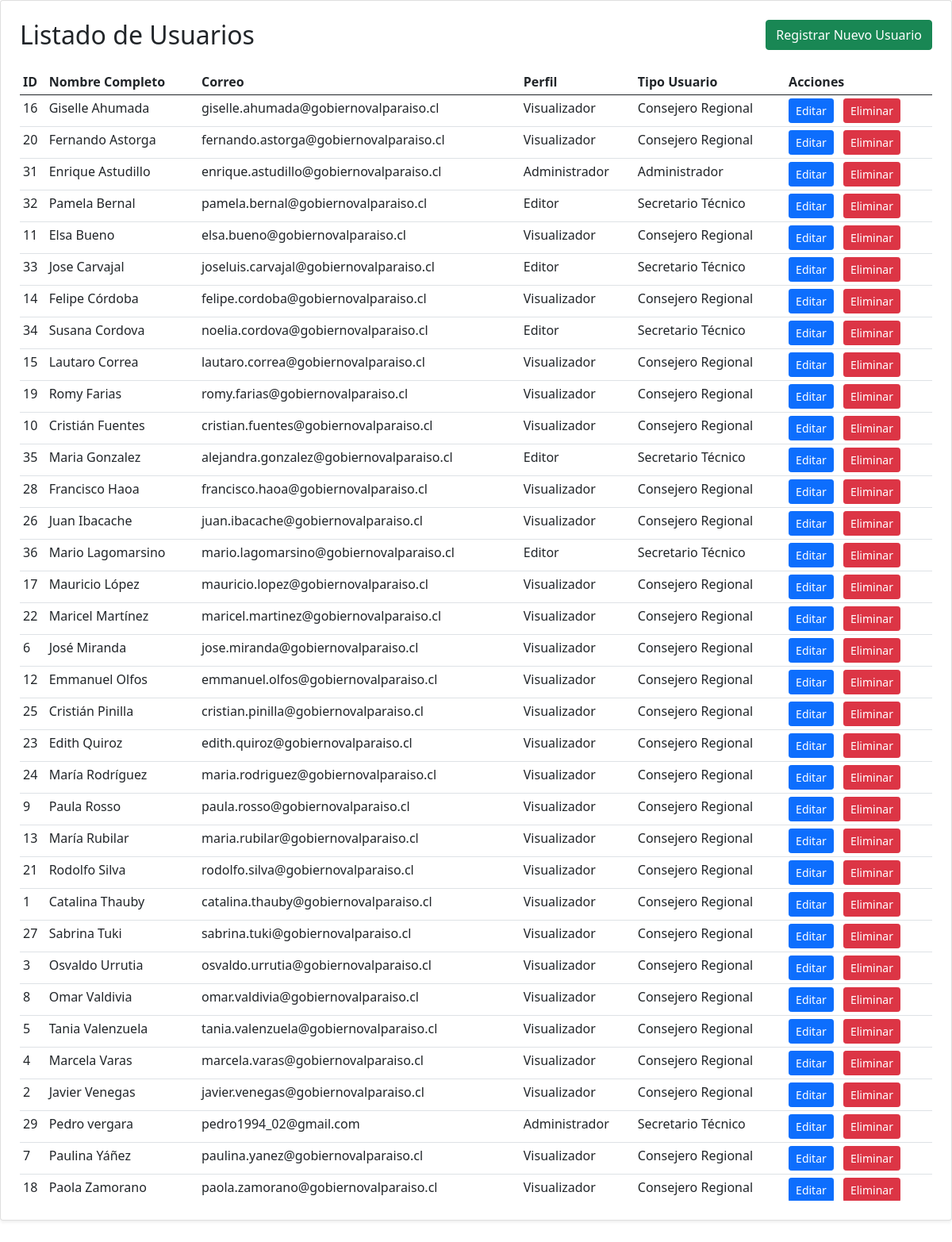
Page /corevota/views/pages/usuarios_listado.php (signed in) on the committed database.
### tables this page shows
CREATE TABLE `t_usuario` (
  `idUsuario` int(11) NOT NULL,
  `pNombre` varchar(45) NOT NULL,
  `sNombre` varchar(45) DEFAULT NULL,
  `aPaterno` varchar(45) NOT NULL,
  `aMaterno` varchar(45) NOT NULL,
  `correo` varchar(45) DEFAULT NULL,
  `contrasena` varchar(255) NOT NULL,
  `perfil_id` int(11) DEFAULT NULL,
  `tipoUsuario_id` int(11) DEFAULT NULL,
  `partido_id` int(11) DEFAULT NULL,
  `comuna_id` int(11) DEFAULT NULL,
  `t_partido_nombrePartido` varchar(45) NOT NULL
);

CREATE TABLE `t_perfil` (
  `idPerfil` int(11) NOT NULL,
  `descPerfil` varchar(45) NOT NULL
);

CREATE TABLE `t_tipousuario` (
  `idTipoUsuario` int(11) NOT NULL,
  `descTipoUsuario` varchar(45) NOT NULL
);

### corevota/cfg/config.php (called while the page is built, shortened)
<?php
abstract class BaseConexion
{
	protected function conectar($archivo = 'configuracion.ini')
	{
		$ruta_archivo_ini = __DIR__ . '/' . $archivo;
		if (!$ajustes = parse_ini_file($ruta_archivo_ini, true)) {
			throw new Exception('No se puede abrir el archivo de configuración: ' . $ruta_archivo_ini . '.');
		}
		$servidor = $ajustes["database"]["host"];
		$puerto = $ajustes["database"]["port"];
		$basedatos = $ajustes["database"]["schema"];
		try {
			$this->datahost = new PDO(
				"mysql:host=$servidor;port=$puerto;dbname=$basedatos;charset=utf8mb4",
				$ajustes['database']['username'],
				$ajustes['database']['password'],
				array(PDO::MYSQL_ATTR_INIT_COMMAND => "SET NAMES utf8")
			);
			$this->datahost->setAttribute(PDO::ATTR_ERRMODE, PDO::ERRMODE_EXCEPTION);
			$this->datahost->setAttribute(PDO::ATTR_DEFAULT_FETCH_MODE, PDO::FETCH_ASSOC);
			return $this->datahost;
		} catch (PDOException $e) {
			die("Error en la conexión a la base de datos: " . $e->getMessage());
		}
	}
}

### corevota/Usuario.php (called while the page is built, shortened)
<?php
require_once(__DIR__ . '/class/class.conectorDB.php');
class Usuario
{
    private $db;
    public function __construct()
    {
        $this->db = new conectorDB();
    }
    public function listarUsuarios()
    {
        $consulta = "SELECT
                        u.idUsuario, u.pNombre, u.sNombre, u.aPaterno, u.aMaterno, u.correo,
                        p.descPerfil AS perfil_desc, u.perfil_id,
                        tu.descTipoUsuario AS tipoUsuario_desc, u.tipoUsuario_id,
                        pa.nombrePartido AS partido_desc, u.partido_id,
                        c.nombreComuna AS comuna_desc, u.comuna_id
                      FROM t_usuario u
                      INNER JOIN t_perfil p ON u.perfil_id = p.idPerfil
                      INNER JOIN t_tipousuario tu ON u.tipoUsuario_id = tu.idTipoUsuario
                      LEFT JOIN t_partido pa ON u.partido_id = pa.idPartido
                      LEFT JOIN t_comuna c ON u.comuna_id = c.idComuna
                      ORDER BY u.aPaterno";
        return $this->db->consultarBD($consulta);
    }
}

### corevota/class/class.conectorDB.php (called while the page is built, shortened)
<?php
require_once(__DIR__ . "/../cfg/config.php");
class conectorDB extends BaseConexion
{
    private $conexion;
    public function __construct()
    {
        $this->conexion = parent::conectar();
    }
    public function consultarBD($consulta, $valores = array())
    {
        $resultado = false;
        if ($statement = $this->conexion->prepare($consulta)) {
            try {
                if (!$statement->execute()) {
                    $resultado = false;
                } else {
                    if (stripos(trim($consulta), 'SELECT') === 0) {
                        $resultado = $statement->fetchAll(PDO::FETCH_ASSOC);
                    } else {
                        $resultado = $statement->rowCount() > 0;
                    }
                }
            } catch (PDOException $e) {
                return false;
            }
        }
        return $resultado;
    }
}

### corevota/views/pages/usuarios_listado.php (the view, shortened to what this page needs)
<?php
require_once(__DIR__ . '/../../Usuario.php');
$usuarioObj = new Usuario();
$usuarios = $usuarioObj->listarUsuarios();
?>
<!DOCTYPE html>
<html lang="es">
<head>
    <link href="/corevota/public/vendor/bootstrap/css/bootstrap.min.css" rel="stylesheet">
    </head>
<body>
    <div class="card p-4 shadow-sm">
        <div class="d-flex justify-content-between align-items-center mb-4">
            <h2 class="mb-0">Listado de Usuarios</h2>
            <a href="usuario_formulario.php?action=create" class="btn btn-success">
                Registrar Nuevo Usuario
            </a>
        </div>
        <div class="table-responsive" style="max-height: 70vh; overflow-y: auto;">
            <table class="table table-hover table-sm">
                <thead>
                    <tr>
                        <th>ID</th>
                        <th>Nombre Completo</th>
                        <th>Correo</th>
                        <th>Perfil</th>
                        <th>Tipo Usuario</th>
                        <th>Acciones</th>
                    </tr>
                </thead>
                <tbody>
                    <?php if ($usuarios): ?>
                        <?php foreach ($usuarios as $user): ?>
                        <tr>
                            <td><?php echo htmlspecialchars($user['idUsuario']); ?></td>
                            <td><?php echo htmlspecialchars($user['pNombre'] . ' ' . $user['aPaterno']); ?></td>
                            <td><?php echo htmlspecialchars($user['correo']); ?></td>
                            <td><?php echo htmlspecialchars($user['perfil_desc']); ?></td>
                            <td><?php echo htmlspecialchars($user['tipoUsuario_desc']); ?></td>
                            <td>
                                <a href="usuario_formulario.php?action=edit&id=<?php echo $user['idUsuario']; ?>" class="btn btn-sm btn-primary me-2" title="Editar">
                                    Editar
                                </a>
                                <form action="usuario_acciones.php" method="POST" class="d-inline" onsubmit="return confirm('¿Está seguro de que desea eliminar a este usuario?');">
                                    <button type="submit" class="btn btn-sm btn-danger" title="Eliminar">
                                        Eliminar
                                    </button>
                                </form>
                            </td>
                        </tr>
                        <?php endforeach; ?>
                    <?php else: ?>
                        <tr>
                            <td colspan="6" class="text-center">No hay usuarios registrados.</td>
                        </tr>
                    <?php endif; ?>
                </tbody>
            </table>
        </div>
    </div>
</body>
</html>

### rows in the picture
t_usuario: idUsuario "16", pNombre+aPaterno "Giselle Ahumada", correo "giselle.ahumada@gobiernovalparaiso.cl", perfil.descPerfil "Visualizador", tipoUsuario.descTipoUsuario "Consejero Regional"
t_usuario: idUsuario "20", pNombre+aPaterno "Fernando Astorga", correo "fernando.astorga@gobiernovalparaiso.cl", perfil.descPerfil "Visualizador", tipoUsuario.descTipoUsuario "Consejero Regional"
t_usuario: idUsuario "31", pNombre+aPaterno "Enrique Astudillo", correo "enrique.astudillo@gobiernovalparaiso.cl", perfil.descPerfil "Administrador", tipoUsuario.descTipoUsuario "Administrador"
t_usuario: idUsuario "32", pNombre+aPaterno "Pamela Bernal", correo "pamela.bernal@gobiernovalparaiso.cl", perfil.descPerfil "Editor", tipoUsuario.descTipoUsuario "Secretario Técnico"
t_usuario: idUsuario "11", pNombre+aPaterno "Elsa Bueno", correo "elsa.bueno@gobiernovalparaiso.cl", perfil.descPerfil "Visualizador", tipoUsuario.descTipoUsuario "Consejero Regional"
t_usuario: idUsuario "33", pNombre+aPaterno "Jose Carvajal", correo "joseluis.carvajal@gobiernovalparaiso.cl", perfil.descPerfil "Editor", tipoUsuario.descTipoUsuario "Secretario Técnico"
t_usuario: idUsuario "14", pNombre+aPaterno "Felipe Córdoba", correo "felipe.cordoba@gobiernovalparaiso.cl", perfil.descPerfil "Visualizador", tipoUsuario.descTipoUsuario "Consejero Regional"
t_usuario: idUsuario "34", pNombre+aPaterno "Susana Cordova", correo "noelia.cordova@gobiernovalparaiso.cl", perfil.descPerfil "Editor", tipoUsuario.descTipoUsuario "Secretario Técnico"
t_usuario: idUsuario "15", pNombre+aPaterno "Lautaro Correa", correo "lautaro.correa@gobiernovalparaiso.cl", perfil.descPerfil "Visualizador", tipoUsuario.descTipoUsuario "Consejero Regional"
t_usuario: idUsuario "19", pNombre+aPaterno "Romy Farias", correo "romy.farias@gobiernovalparaiso.cl", perfil.descPerfil "Visualizador", tipoUsuario.descTipoUsuario "Consejero Regional"
t_usuario: idUsuario "10", pNombre+aPaterno "Cristián Fuentes", correo "cristian.fuentes@gobiernovalparaiso.cl", perfil.descPerfil "Visualizador", tipoUsuario.descTipoUsuario "Consejero Regional"
t_usuario: idUsuario "35", pNombre+aPaterno "Maria Gonzalez", correo "alejandra.gonzalez@gobiernovalparaiso.cl", perfil.descPerfil "Editor", tipoUsuario.descTipoUsuario "Secretario Técnico"
t_usuario: idUsuario "28", pNombre+aPaterno "Francisco Haoa", correo "francisco.haoa@gobiernovalparaiso.cl", perfil.descPerfil "Visualizador", tipoUsuario.descTipoUsuario "Consejero Regional"
t_usuario: idUsuario "26", pNombre+aPaterno "Juan Ibacache", correo "juan.ibacache@gobiernovalparaiso.cl", perfil.descPerfil "Visualizador", tipoUsuario.descTipoUsuario "Consejero Regional"
t_usuario: idUsuario "36", pNombre+aPaterno "Mario Lagomarsino", correo "mario.lagomarsino@gobiernovalparaiso.cl", perfil.descPerfil "Editor", tipoUsuario.descTipoUsuario "Secretario Técnico"
t_usuario: idUsuario "17", pNombre+aPaterno "Mauricio López", correo "mauricio.lopez@gobiernovalparaiso.cl", perfil.descPerfil "Visualizador", tipoUsuario.descTipoUsuario "Consejero Regional"
t_usuario: idUsuario "22", pNombre+aPaterno "Maricel Martínez", correo "maricel.martinez@gobiernovalparaiso.cl", perfil.descPerfil "Visualizador", tipoUsuario.descTipoUsuario "Consejero Regional"
t_usuario: idUsuario "6", pNombre+aPaterno "José Miranda", correo "jose.miranda@gobiernovalparaiso.cl", perfil.descPerfil "Visualizador", tipoUsuario.descTipoUsuario "Consejero Regional"
t_usuario: idUsuario "12", pNombre+aPaterno "Emmanuel Olfos", correo "emmanuel.olfos@gobiernovalparaiso.cl", perfil.descPerfil "Visualizador", tipoUsuario.descTipoUsuario "Consejero Regional"
t_usuario: idUsuario "25", pNombre+aPaterno "Cristián Pinilla", correo "cristian.pinilla@gobiernovalparaiso.cl", perfil.descPerfil "Visualizador", tipoUsuario.descTipoUsuario "Consejero Regional"
t_usuario: idUsuario "23", pNombre+aPaterno "Edith Quiroz", correo "edith.quiroz@gobiernovalparaiso.cl", perfil.descPerfil "Visualizador", tipoUsuario.descTipoUsuario "Consejero Regional"
t_usuario: idUsuario "24", pNombre+aPaterno "María Rodríguez", correo "maria.rodriguez@gobiernovalparaiso.cl", perfil.descPerfil "Visualizador", tipoUsuario.descTipoUsuario "Consejero Regional"
t_usuario: idUsuario "9", pNombre+aPaterno "Paula Rosso", correo "paula.rosso@gobiernovalparaiso.cl", perfil.descPerfil "Visualizador", tipoUsuario.descTipoUsuario "Consejero Regional"
t_usuario: idUsuario "13", pNombre+aPaterno "María Rubilar", correo "maria.rubilar@gobiernovalparaiso.cl", perfil.descPerfil "Visualizador", tipoUsuario.descTipoUsuario "Consejero Regional"
t_usuario: idUsuario "21", pNombre+aPaterno "Rodolfo Silva", correo "rodolfo.silva@gobiernovalparaiso.cl", perfil.descPerfil "Visualizador", tipoUsuario.descTipoUsuario "Consejero Regional"
t_usuario: idUsuario "1", pNombre+aPaterno "Catalina Thauby", correo "catalina.thauby@gobiernovalparaiso.cl", perfil.descPerfil "Visualizador", tipoUsuario.descTipoUsuario "Consejero Regional"
t_usuario: idUsuario "27", pNombre+aPaterno "Sabrina Tuki", correo "sabrina.tuki@gobiernovalparaiso.cl", perfil.descPerfil "Visualizador", tipoUsuario.descTipoUsuario "Consejero Regional"
t_usuario: idUsuario "3", pNombre+aPaterno "Osvaldo Urrutia", correo "osvaldo.urrutia@gobiernovalparaiso.cl", perfil.descPerfil "Visualizador", tipoUsuario.descTipoUsuario "Consejero Regional"
t_usuario: idUsuario "8", pNombre+aPaterno "Omar Valdivia", correo "omar.valdivia@gobiernovalparaiso.cl", perfil.descPerfil "Visualizador", tipoUsuario.descTipoUsuario "Consejero Regional"
t_usuario: idUsuario "5", pNombre+aPaterno "Tania Valenzuela", correo "tania.valenzuela@gobiernovalparaiso.cl", perfil.descPerfil "Visualizador", tipoUsuario.descTipoUsuario "Consejero Regional"
t_usuario: idUsuario "4", pNombre+aPaterno "Marcela Varas", correo "marcela.varas@gobiernovalparaiso.cl", perfil.descPerfil "Visualizador", tipoUsuario.descTipoUsuario "Consejero Regional"
t_usuario: idUsuario "2", pNombre+aPaterno "Javier Venegas", correo "javier.venegas@gobiernovalparaiso.cl", perfil.descPerfil "Visualizador", tipoUsuario.descTipoUsuario "Consejero Regional"
t_usuario: idUsuario "29", pNombre+aPaterno "Pedro vergara", correo "pedro1994_02@gmail.com", perfil.descPerfil "Administrador", tipoUsuario.descTipoUsuario "Secretario Técnico"
t_usuario: idUsuario "7", pNombre+aPaterno "Paulina Yáñez", correo "paulina.yanez@gobiernovalparaiso.cl", perfil.descPerfil "Visualizador", tipoUsuario.descTipoUsuario "Consejero Regional"
t_usuario: idUsuario "18", pNombre+aPaterno "Paola Zamorano", correo "paola.zamorano@gobiernovalparaiso.cl", perfil.descPerfil "Visualizador", tipoUsuario.descTipoUsuario "Consejero Regional"
